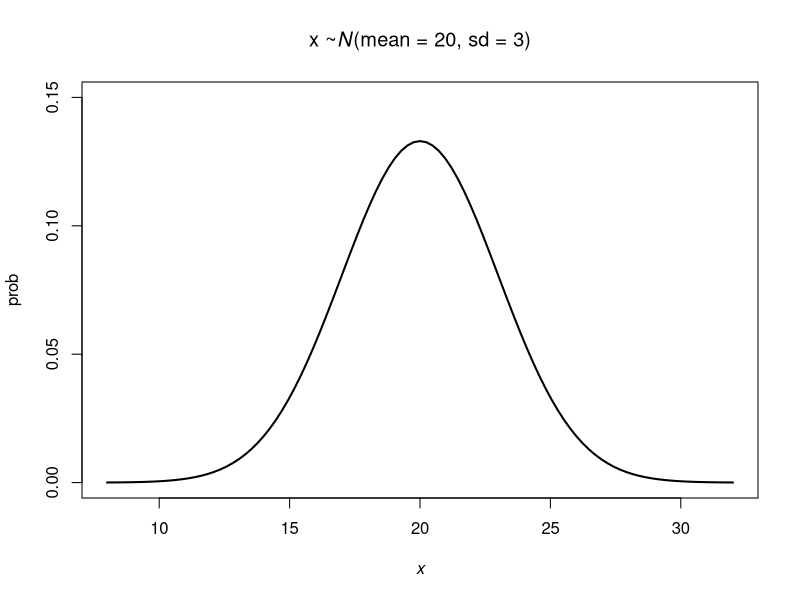
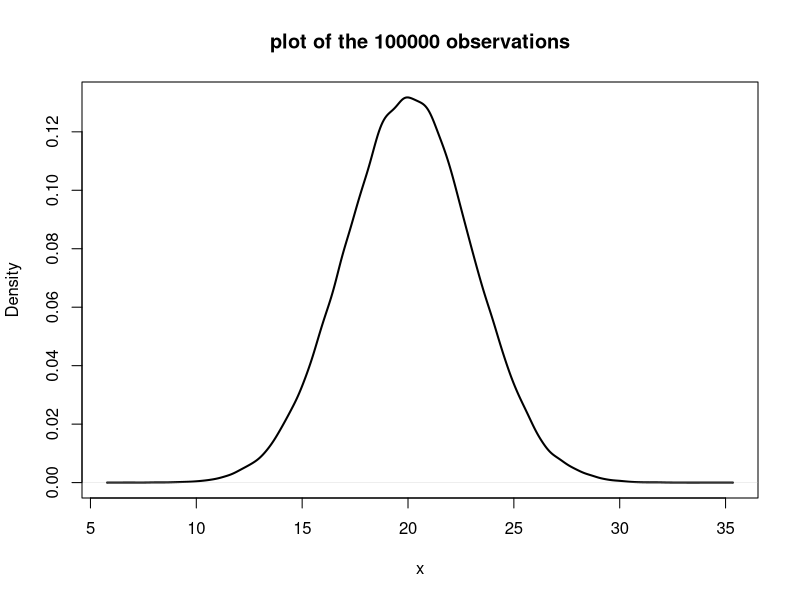
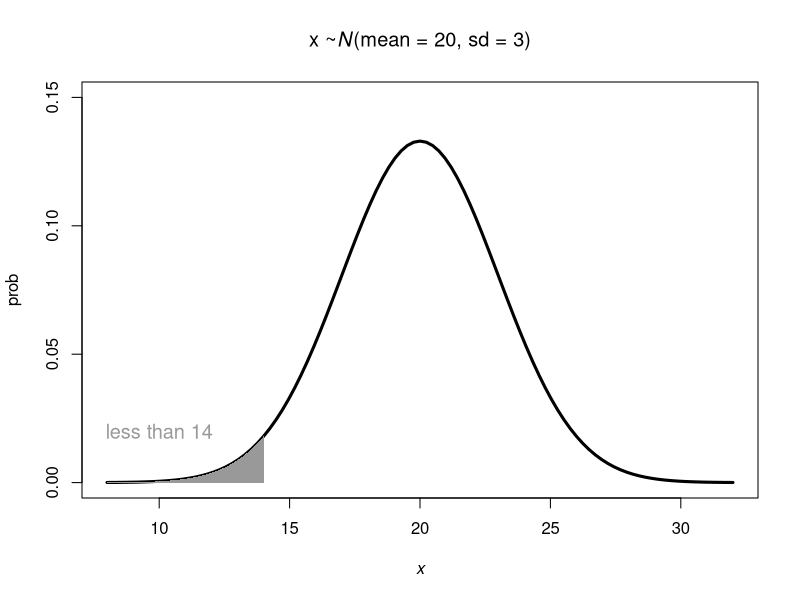
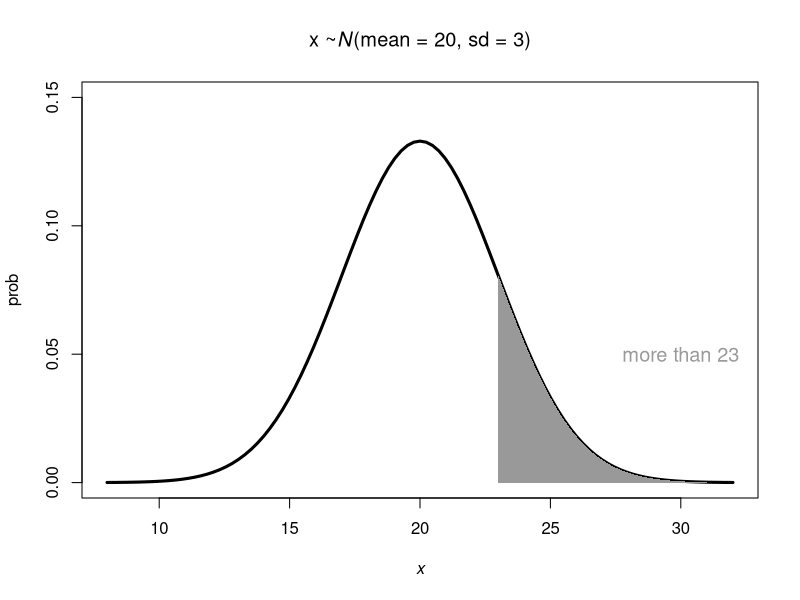
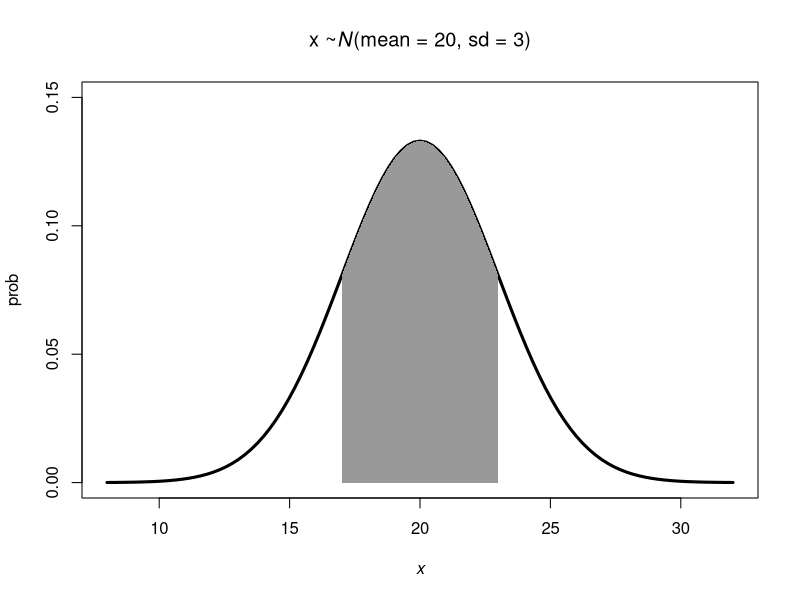
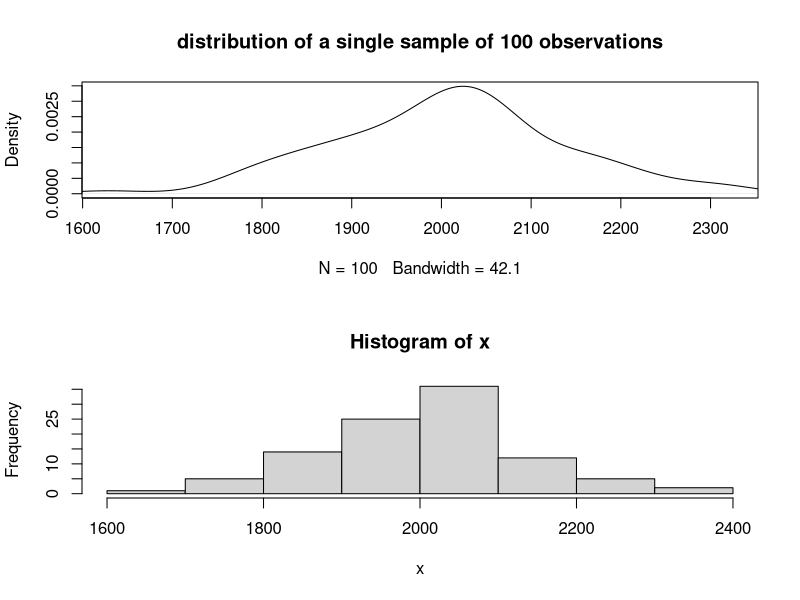
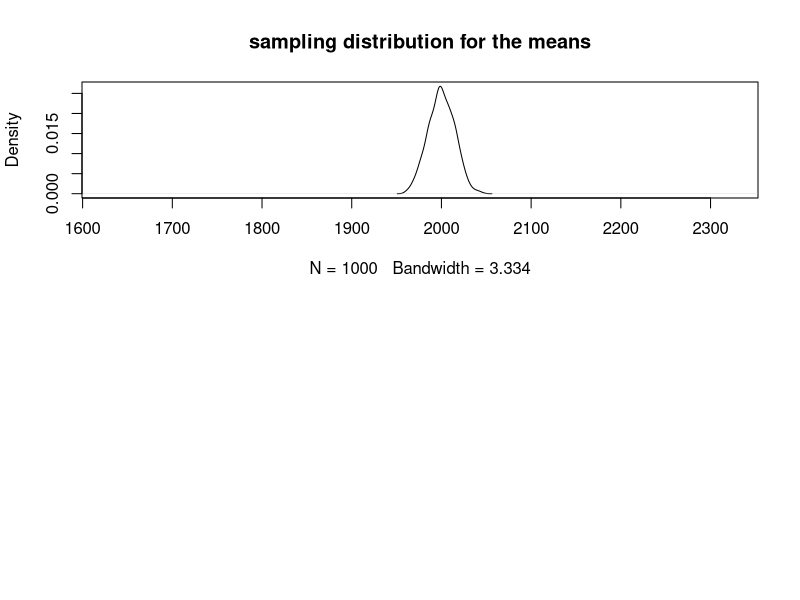
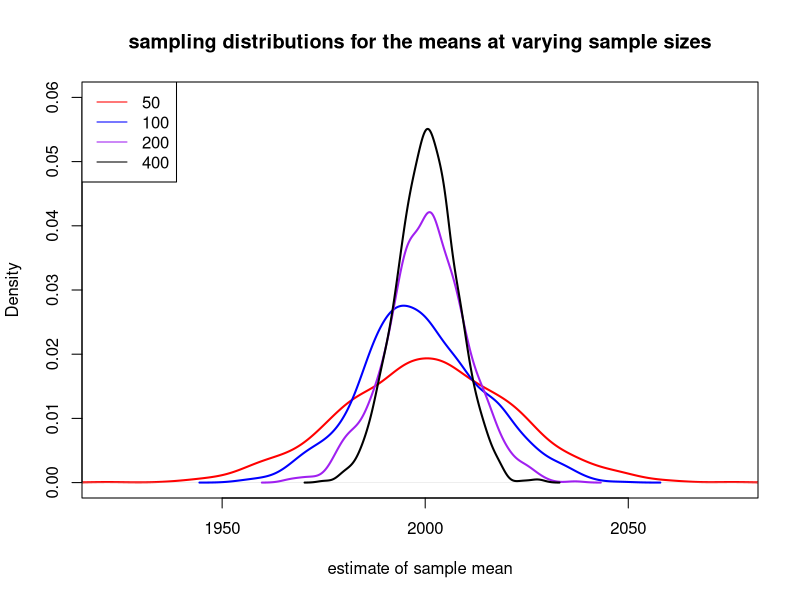

These charts were generated, in order, by the following R code:
## ---- chunk 1
knitr::opts_chunk$set(echo = TRUE)
options(digits = 3)
## ---- chunk 2
curve(dnorm(x, mean = 20, sd = 3), 8, 32, 
      lwd = 2, ylim = c(0, 0.15),
      ylab = "prob",
      xlab = expression(italic(x)),
      main = expression(paste("x ~", italic(N), "(mean = 20, sd = 3)")))
## ---- chunk 3
x <- rnorm(100000, 20, 3)
min(x)
sum(x <= 14)/length(x) # works because T = 1, F = 0

# or equivalently

length(x[x <= 14])/length(x)
## ---- chunk 4
plot(density(x), 
     main = "plot of the 100000 observations", lwd = 2, 
     xlab = "x")
## ---- chunk 5
sum(x <= 14)/length(x)
## ---- chunk 6
pnorm(14, mean =  20, sd = 3, lower.tail = TRUE) #  near 14
## ---- chunk 7
qnorm(0.0228, mean = 20, sd = 3, lower.tail = TRUE)
## ---- chunk 8
curve(dnorm(x, mean = 20, sd = 3), 8, 32, 
      lwd = 3, ylim = c(0, 0.15),
      ylab = "prob",
      xlab = expression(italic(x)),
      main = expression(paste("x ~", italic(N), "(mean = 20, sd = 3)")))


shade_x <- c(8, seq(8, 14, 0.01), 14)
shade_y <- c(0, dnorm(seq(8, 14, 0.01), 20, 3), 0)

polygon(shade_x, shade_y, col = 'grey60', border = NA)

text(x = 10 ,y = 0.02, paste("less than 14"), 
     cex = 1.2, col = "grey60")
## ---- chunk 9

sum(x >= 23)/length(x) 

sum(pnorm(23, mean =  20, sd = 3, lower.tail = FALSE)) 

curve(dnorm(x, mean = 20, sd = 3), 8, 32, 
      lwd = 3, ylim = c(0, 0.15),
      ylab = "prob",
      xlab = expression(italic(x)),
      main = expression(paste("x ~", italic(N), "(mean = 20, sd = 3)")))


shade_x <- c(23, seq(23, 31, 0.01), 31)
shade_y <- c(0, dnorm(seq(23, 31, 0.01), 20, 3), 0)

polygon(shade_x, shade_y, col = 'grey60', border = NA)

text(x = 30 ,y = 0.05, paste("more than 23"), 
     cex = 1.2, col = "grey60")
## ---- chunk 10
curve(dnorm(x, mean = 20, sd = 3), 8, 32, 
      lwd = 3, ylim = c(0, 0.15),
      ylab = "prob",
      xlab = expression(italic(x)),
      main = expression(paste("x ~", italic(N), "(mean = 20, sd = 3)")))



shade_x <- c(17, seq(17, 23, 0.01), 23)
shade_y <- c(0, dnorm(seq(17, 23, 0.01), 20, 3), 0)

polygon(shade_x, shade_y, col = 'grey60', border = NA)
## ---- chunk 11
sum(x >= 17 & x <= 23 )/length(x)
## ---- chunk 12
# we can see that
pnorm(c(17, 23), mean = 20, sd = 3)

# so subtract one from the other
pnorm(23, 20, 3) - pnorm(17, 20, 3)

#also the diff function is pretty useful for this type of thing, so you can do it in one step
diff(pnorm(c(17, 23), mean = 20, sd = 3))
## ---- chunk 13
qnorm(c(0.025, 0.975), mean = 20, sd = 3)
## ---- chunk 14
pnorm(c(14.1, 25.9), mean = 20, sd = 3)

pnorm(25.9, mean = 20, sd = 3) - pnorm(14.1, mean = 20, sd = 3)

#also the diff function is pretty useful for this type of thing, so you can do it in one step
diff(pnorm(c(14.1,25.9), mean = 20, sd = 3))

## ---- chunk 15
sum(x >= 14.1 & x <= 25.9 )/length(x)
## ---- chunk 16
sample100vals <- function(n = 100, mn = 20, stdev = 3) {
  x1 <- rnorm(100, mn, stdev)
  sum(x1 >= 14.1 & x1 <= 25.9 )/length(x1)}

within_2sd <- replicate(100, 
          sample100vals( n = 100, mn = 20, stdev = 3))

range(within_2sd)
## ---- chunk 17
set.seed(5)
C_mc_size <- rnorm(100, mean = 2, sd = 0.25)
set.seed(29051972) # put your birthday in daymonthyear no spaces in this.
## ---- chunk 18
mean(C_mc_size)
sd(C_mc_size)
## ---- chunk 19
population_sd <- function(x) {
  pop_var <- sum((x- mean(x))^2)/length(x)
  pop_sd <- sqrt(pop_var)
  pop_sd
}


population_sd(C_mc_size)
## ---- chunk 20
fifteen_individuals <- sample(C_mc_size, size = 15, replace = F)
## ---- chunk 21
mean(fifteen_individuals)
sd(fifteen_individuals)
## ---- chunk 22
fifty_individuals <- sample(C_mc_size, size = 50, replace = F)
## ---- chunk 23
mean(fifty_individuals)
sd(fifty_individuals)
## ---- chunk 24
n <- 100

x <- rnorm(n = n, mean = 2000, sd = 150) # produces a random sample of n observations from a normally distributed variable with mean = 2000 and sd = 150


par(mfrow=c(2,1))
plot(density(x), 
     xlim=c(min(x),max(x)), 
     main="distribution of a single sample of 100 observations") # Quick look at the distribution of the data
hist(x)

## ---- chunk 25
mean(x)
sd(x)
## ---- chunk 26
Dist1 <- function(n = 100, mean= 2000, sd = 150){
  x <- rnorm(n = n, mean = mean, sd = sd)
  y <- mean(x) # Computes the mean of our randomly generated values.
  y}

Dist1()
Dist1() # etc

samples_100individuals_10samples <- replicate(10, Dist1( n = 100))
mean(samples_100individuals_10samples)
sd(samples_100individuals_10samples)
## ---- chunk 27
samples_10individuals_10samples <- replicate(10, Dist1( n = 10))
mean(samples_10individuals_10samples)
sd(samples_10individuals_10samples)
## ---- chunk 28
replicate(10, Dist1( n = 10))
## ---- chunk 29
sample.means <- replicate(1000, 
                          Dist1(n = 100)) # This replicates the function 1000 times. i.e. it repeatedly samples n= 100 individuals from a population and estimates the mean for 1000 samples.

plot(density(sample.means), 
     xlim=c(min(x),max(x)), 
    main="sampling distribution for the means") 
    # histogram of means from the repeated samples
## ---- chunk 30

par(mfrow = c(1,1))

sample.means_n50 <- replicate(1000, 
                          Dist1(n = 50)) 

sample.means_n100 <- replicate(1000, 
                          Dist1(n = 100)) 

sample.means_n200 <- replicate(1000, 
                          Dist1(n = 200)) 

sample.means_n400 <- replicate(1000, 
                          Dist1(n = 400)) 

plot(density(sample.means_n50), 
    xlim = c(min(sample.means_n50), max(sample.means_n50)), 
    ylim = c(0, 0.06),
    lwd = 2,
    main="sampling distributions for the means at varying sample sizes",
    xlab = "estimate of sample mean",
    col = "red") 

lines(density(sample.means_n100), 
    lwd = 2, col = "blue") 

lines(density(sample.means_n200), 
    lwd = 2, col = "purple") 

lines(density(sample.means_n400), 
    lwd = 2, col = "black") 

legend(x = "topleft", 
       legend = c("50", "100", "200", "400"),
       lty = 1,
       col = c("red", "blue", "purple", "black"))
## ---- chunk 31

sample_sizes <- c(50, 100, 200, 400)

sample_sizes_sd <- c(sd(sample.means_n50), 
                     sd(sample.means_n100),
                     sd(sample.means_n200),
                     sd(sample.means_n400))

plot( y = sample_sizes_sd, x = sample_sizes,
      ylim = range(sample_sizes_sd),
      xlim = range(sample_sizes),
      ylab = "standard deviation among sample means",
      pch = 20, cex = 3, col = "purple" )
## ---- chunk 32
x <- rnorm(n = 100, mean = 2000, sd = 150)

x

sd(x)

sd(x)/sqrt(length(x))

## ---- chunk 33
sd(sample.means_n100)
## ---- chunk 34
StdErrMean <- function(x) {
  sd(x)/sqrt(length(x))
}
## ---- chunk 35
x <- rnorm(n = 400, mean = 2000, sd = 150)
StdErrMean(x)

sd(sample.means_n400)
## ---- chunk 36
CoefVar <- function(x) {
	sd(x)/mean(x)
}


# Write a function to compute the Standard error
StdErr <- function(x) {
	sd(x)/sqrt(length(x))
}
## ---- chunk 37
EstimatesLawLargeNumbers <- function(x, mn = 20, stdev = 6){
	# generate random numbers from the distribution
	sample_vals <- rnorm(n=x, mean = mn, sd = stdev)
	
	# Return the values we want to compute 
	return(c(sample_size = x, 
	  sample_mean = mean(sample_vals), 
	  sample_sd = sd(sample_vals), 
	  sample_cv = CoefVar(sample_vals), 
	  sample_se = StdErr(sample_vals) ))
}

# Create the Vector for the different sample sizes
sample_size <- 5:1000
## ---- chunk 38
samples <- t(sapply(sample_size, 
                    EstimatesLawLargeNumbers, 
                    simplify = T))
## ---- chunk 39
par(mfrow=c(2,2))

plot(samples[,2] ~ samples[,1], main= "Sample Mean VS sample size", 
    ylab= "sample mean", xlab=" sample size", pch=1)
abline(h=20, lwd=3, col="red") # generates a horizontal line

plot(samples[,3] ~ samples[,1], main= "Sample sd VS sample size", 
    ylab= "sample sd", xlab=" sample size", pch=1 )
abline(h=6, lwd= 3, col="red")

plot(samples[,4] ~ samples[,1], main= "Sample cv VS sample size", 
    ylab= "sample cv", xlab=" sample size", pch=1 )
abline(h=0.3, lwd= 3, col="red")

plot(samples[,5] ~ samples[,1], main= "standard error of the mean VS sample size",
    ylab= "sample SE", xlab=" sample size", pch=1 )


par(mfrow=c(1,1))
## ---- chunk 40
samples_sd15 <- t(sapply(sample_size, 
                    EstimatesLawLargeNumbers, stdev = 15,
                    simplify = T))
## ---- chunk 41
par(mfrow=c(2,2))

plot(samples_sd15 [,2] ~ samples_sd15 [,1], 
     main= "Sample Mean VS sample size", 
    ylab= "sample mean", xlab=" sample size", pch=1)
abline(h=20, lwd=3, col="red") # generates a horizontal line

plot(samples_sd15 [,3] ~ samples_sd15 [,1], 
     main= "Sample sd VS sample size", 
    ylab= "sample sd", xlab=" sample size", pch=1 )
abline(h=15, lwd= 3, col="red")

plot(samples_sd15 [,4] ~ samples_sd15 [,1], 
     main= "Sample cv VS sample size", 
    ylab= "sample cv", xlab=" sample size", pch=1 )
abline(h=0.75, lwd= 3, col="red")

plot(samples_sd15 [,5] ~ samples_sd15 [,1], 
     main= "standard error of the mean VS sample size",
    ylab= "sample SE", xlab=" sample size", pch=1 )


par(mfrow=c(1,1))
